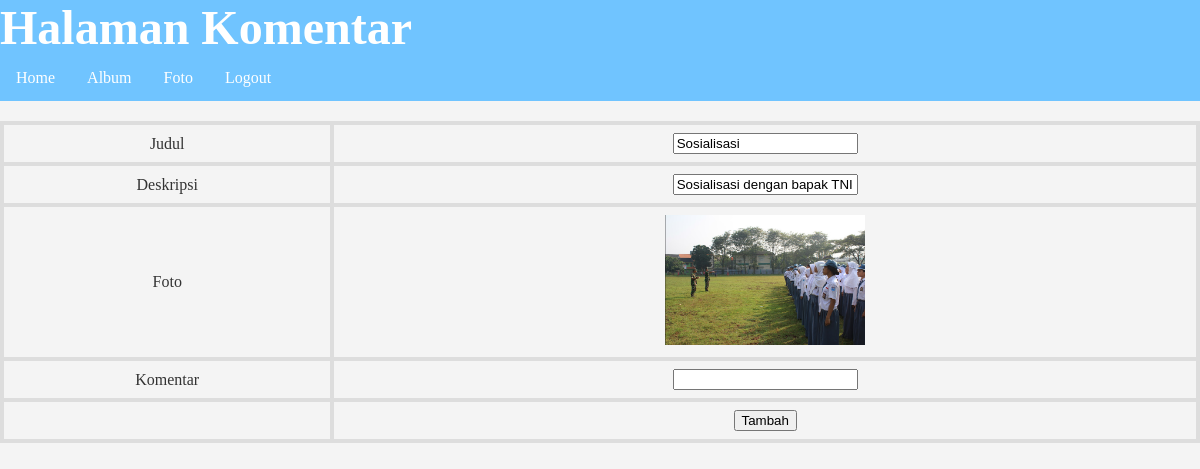
Page /komentar.php?fotoid=24 (signed in) on the committed database.
### tables this page shows
CREATE TABLE `foto` (
  `fotoid` int(11) NOT NULL,
  `judulfoto` varchar(255) NOT NULL,
  `deskripsifoto` text NOT NULL,
  `tanggalunggah` date NOT NULL,
  `lokasifile` varchar(255) NOT NULL,
  `albumid` int(11) NOT NULL,
  `userid` int(11) NOT NULL
);

### komentar.php (the view, shortened to what this page needs)
<!DOCTYPE html>
<html lang="en">
<head>
</head>
<body>
    <h1>Halaman Komentar</h1>
    <ul>
        <li><a href="index.php">Home</a></li>
        <li><a href="album.php">Album</a></li>
        <li><a href="foto.php">Foto</a></li>
        <li><a href="logout.php">Logout</a></li>
    </ul>
    <form action="tambah_komentar.php" method="post">
        <?php
            include "koneksi.php";
            $fotoid=$_GET['fotoid'];
            $sql=mysqli_query($conn,"select * from foto where fotoid='$fotoid'");
            while($data=mysqli_fetch_array($sql)){
        ?>
        <table>
            <tr>
                <td>Judul</td>
                <td><input type="text" name="judulfoto" value="<?=$data['judulfoto']?>"></td>
            </tr>
            <tr>
                <td>Deskripsi</td>
                <td><input type="text" name="deskripsifoto" value="<?=$data['deskripsifoto']?>"></td>
            </tr>
            <tr>
                <td>Foto</td>
                <td><img src="gambar/<?=$data['lokasifile']?>" width="200px"></td>
            </tr>
            <tr>
                <td>Komentar</td>
                <td><input type="text" name="isikomentar"></td>
            </tr>
            <tr>
                <td></td>
                <td><input type="submit" value="Tambah"></td>
            </tr>
        </table>
        <?php
            }
        ?>
    </form>
</body>
</html>

### komentar.php (style rules this page uses)
body { font-family: "Lucida Console"; margin: 0; padding: 0; background-color: #f4f4f4; color: #333; }
h1 { display: block; font: 3em Lucida; font-weight: bold; margin: 0; padding: 0; color: white; background-color: #70c4ff; }
ul { list-style-type: none; margin: 0; padding: 0; overflow: hidden; background-color: #70c4ff }
li { float: left; }
li a { display: block; color: white; text-align: center; padding: 14px 16px; text-decoration: none; }
table { width: 100%; border-collapse: collapse; margin-top: 20px; }
th, td { border: 4px solid #ddd; padding: 8px; text-align: center; }
img { max-width: 100%; height: auto; }

### rows in the picture
foto: judulfoto "Sosialisasi", deskripsifoto "Sosialisasi dengan bapak TNI", lokasifile (picture)
